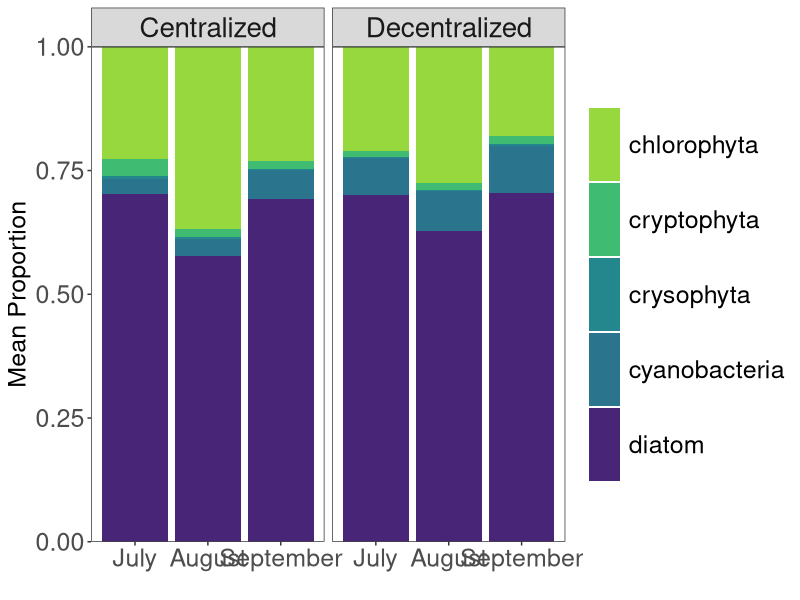
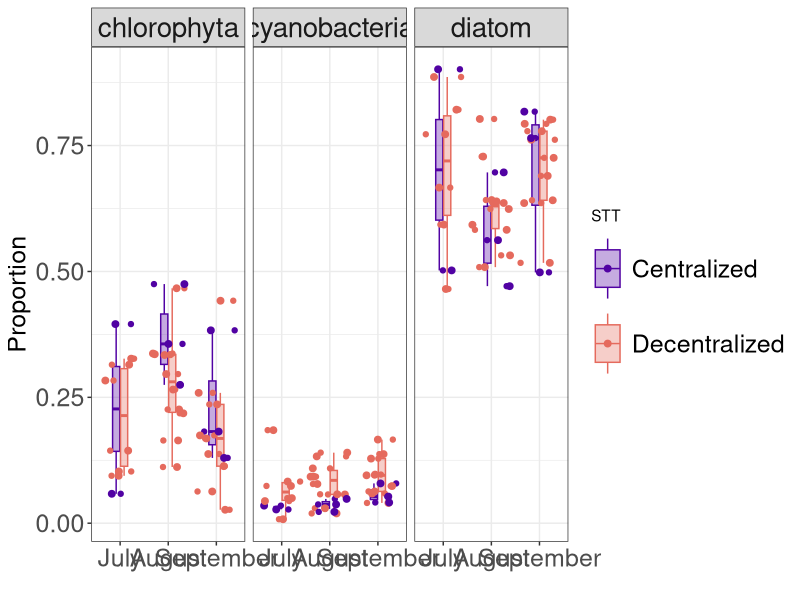

The R script that drew these images, in order: (Note: this script raises an error after producing the figures.)
## This script is associated with an analysis of spatially and 
## and temporally heterogeneous nutrient loading into Flathead
## Lake's nearshore zone. This script is a piece of the 
## overarching analysis and looks mostly at relating 
## periphyton community compositions with wastewater treatment infrastructure
## and a sampling point's temporal position to the tourist 
## season. Questions about this script should be directed to 
## Michael F. Meyer (michael.f.meyer@wsu.edu). 


# 1. Load packages and data -----------------------------------------------

library(tidyverse)
library(vegan)
library(ggrepel)
library(viridis)
library(vegan)
library(car)
library(ggpubr)

periphyton_orig <- read.csv(file = "../cleaned_data/periphyton_abundance.csv",
                            header = TRUE)


# 2. Convert data into proportions ----------------------------------------

periphyton_prop <- periphyton_orig %>%
  select(-volume_ul, -volume_rep, -chlorophyta_filamentts, -date, -notes) %>%
  pivot_longer(cols = c(diatom, chlorophyta, crysophyta, cryptophyta, cyanobacteria),
               names_to = "taxon",
               values_to = "abundance") %>%
  group_by(site, month, rep) %>%
  mutate(total_site_month_rep = sum(abundance)) %>%
  ungroup() %>%
  mutate(prop_site_month_rep = abundance/total_site_month_rep) %>%
  select(-total_site_month_rep, -abundance, -rep) %>%
  group_by(site, month, taxon) %>%
  summarize(average_prop = mean(prop_site_month_rep, na.rm = TRUE)) %>%
  ungroup() %>%
  group_by(site, month) %>%
  mutate(average_prop_sum = sum(average_prop),
         average_prop_norm = average_prop/average_prop_sum) %>%
  select(-average_prop, -average_prop_sum) %>%
  pivot_wider(names_from = taxon, values_from = average_prop_norm) %>%
  ungroup() %>%
  mutate(month = factor(month, levels = c("July", "August", "September"))) %>%
  mutate(stt = ifelse(test = site %in% c("WF", "YB", "FLBS", "HO"), 
                      yes = "centralized", no = "decentralized"),
         tourist_season = ifelse(test = month %in% c("June", "July", "August"), 
                                 yes = "In Season", no = "Out of Season"))

summary(periphyton_prop)


# 3. Univariate Analysis --------------------------------------------------

stt_labels <- c("Centralized", "Decentralized")
names(stt_labels) <- c("centralized", "decentralized")

stacked_bar <- periphyton_prop %>%
  pivot_longer(cols = chlorophyta:diatom, names_to = "taxon" ,values_to = "proportion") %>%
  group_by(stt, month, taxon) %>%
  summarize(mean_proportion = mean(proportion)) %>%
  ungroup() %>%
  group_by(stt, month) %>%
  mutate(sum_mean_prop = sum(mean_proportion),
         proportion = mean_proportion/sum_mean_prop) %>%
  ggplot(aes(x = month, y = proportion, fill = taxon)) +
  geom_bar(stat = "identity") +
  ylab("Mean Proportion") +
  xlab("") +
  scale_fill_manual(values = viridis(40)[c(34,28,19,16,5)], name = NULL) +
  scale_y_continuous(expand = c(0,0)) +
  facet_wrap(~stt, labeller = labeller(stt = stt_labels)) +
  theme_bw() +
  theme(axis.text.x = element_text(size = 18),
        axis.text.y = element_text(size = 18),
        axis.title.y = element_text(size = 18),
        strip.text = element_text(size = 20),
        legend.text = element_text(size = 18),
        legend.key.height = unit(0.75, "in"),
        legend.key.width = unit(0.33, "in"),
        panel.grid = element_blank())

ggsave(filename = "periphyton_stacked_barchart.png", plot = stacked_bar, 
       device = "png", path = "../figures_tables", 
       width = 12, height = 7, units = "in")

peri_boxplot <- periphyton_prop %>%
  pivot_longer(cols = c(chlorophyta:diatom), names_to = "taxon", values_to = "proportion") %>%
  filter(!taxon  %in% c("crysophyta", "cryptophyta")) %>%
  mutate(tourist_season = ifelse(month %in% c("July", "August"), "In Season", "Out of Season")) %>%
  #filter(site %in% c("WF", "BD", "WB", "FLBS", "YB")) %>%
  ggplot(aes(month, proportion, fill = stt, color = stt)) +
  geom_boxplot(alpha = 0.33, width = 0.33, outlier.alpha = 0) +
  geom_jitter() +
  ylab("Proportion") +
  xlab("") +
  geom_jitter(size = 2) +
  scale_color_manual(values = plasma(30)[c(5, 19)], name = "STT", labels = c("Centralized", "Decentralized")) +
  scale_fill_manual(values = plasma(30)[c(5, 19)], name = "STT", labels = c("Centralized", "Decentralized")) +
  facet_grid(~taxon) +
  theme_bw() +
  theme(axis.text.x = element_text(size = 18),
        axis.text.y = element_text(size = 18),
        axis.title.y = element_text(size = 18),
        strip.text = element_text(size = 20),
        legend.text = element_text(size = 18),
        legend.key.height = unit(0.75, "in"),
        legend.key.width = unit(0.33, "in"))

ggsave(filename = "periphyton_boxplot.png", plot = peri_boxplot, 
       device = "png", path = "../figures_tables", 
       width = 16, height = 7, units = "in")


# 4. Multivariate Analysis ------------------------------------------------

periphyton_nmds <- metaMDS(comm = (periphyton_prop[, c(3, 6, 7)]), 
                           distance = "bray", autotransform = TRUE, k = 2)

periphyton_nmds

adonis2(formula = periphyton_prop[, c(3, 6, 7)] ~ stt+tourist_season, 
        data = periphyton_prop, method = "bray", by = "margin", 
        sqrt.dist = TRUE)

# Pull scores from NMDS and add site data
data_scores <- as.data.frame(scores(x = periphyton_nmds))
data_scores$stt <- periphyton_prop %>%
  #filter(!site %in% c("WB", "BB", "YB")) %>%
  pull(stt)
data_scores$tourist_season <- periphyton_prop %>%
  #filter(!site %in% c("WB", "BB", "YB")) %>%
  pull(tourist_season)

data_scores$stt <- periphyton_prop %>%
  #filter(!site %in% c("WB", "BB", "YB")) %>%
  pull(stt)

# Pull species scores from NMDS
species_scores <- as.data.frame(scores(x = periphyton_nmds, display = "species"))
species_scores$species <- rownames(species_scores)

# Plot the NMDS
periphyton_nmds_plot <- ggplot() +
  geom_point(data = data_scores,
             aes(x = NMDS1, y = NMDS2, 
                 fill = stt, shape = tourist_season), 
             size = 10, stroke = 2, color = "grey60", alpha = 0.8) +
  scale_shape_manual(values = c(21, 23), name = "Tourist Season") +
  scale_fill_manual(values = plasma(30)[c(5, 19)], 
                    name = "STT", labels = c("Centralized", "Decentralized")) +
  geom_text_repel(data = species_scores, 
                  aes(x = NMDS1, y = NMDS2, label = species), 
                  size = 9, parse = TRUE) + 
  annotate("label", x = -0.25, y = -0.3, size = 10,
           label = paste("Stress: ", round(periphyton_nmds$stress, digits = 3))) +
  guides(fill = guide_legend(override.aes = list(size=10,
                                                 color = plasma(30)[c(5, 19)])),
         shape = guide_legend(override.aes = list(size=10))) + 
  theme_minimal() +
  theme(legend.position = "right",
        legend.key=element_blank(),
        text = element_text(size = 24))

periphyton_nmds_plot

ggsave(filename = "periphyton_nmds.png", plot = periphyton_nmds_plot, 
       device = "png", path = "../figures_tables", 
       width = 16, height = 12, units = "in")

nmds_stt_boxplot <- data_scores %>%
  select(NMDS1, NMDS2, stt, tourist_season) %>%
  pivot_longer(cols = c(NMDS1, NMDS2), names_to = "NMDS", values_to = "scores") %>%
  ggplot(aes(NMDS, scores, fill = stt)) +
  geom_boxplot(alpha = 0.33, width = 0.2) +
  geom_jitter(aes(color = stt), size = 2, width = 0.25) +
  scale_color_manual(values = plasma(30)[c(5, 19)], name = "STT", labels = c("Centralized", "Decentralized")) +
  scale_fill_manual(values = plasma(30)[c(5, 19)], name = "STT", labels = c("Centralized", "Decentralized")) +
  theme_bw() +
  theme(axis.text.x = element_text(size = 18),
        axis.text.y = element_text(size = 18),
        axis.title.y = element_text(size = 18),
        strip.text = element_text(size = 20),
        axis.title.x = element_blank(),
        legend.text = element_text(size = 18),
        legend.key.height = unit(0.75, "in"),
        legend.key.width = unit(0.33, "in"),
        legend.title = element_text(size = 20))

nmds_tourist_season_boxplot <- data_scores %>%
  select(NMDS1, NMDS2, stt, tourist_season) %>%
  pivot_longer(cols = c(NMDS1, NMDS2), names_to = "NMDS", values_to = "scores") %>%
  ggplot(aes(NMDS, scores, fill = tourist_season)) +
  geom_boxplot(alpha = 0.33, width = 0.2) +
  geom_jitter(aes(color = tourist_season), size = 2, width = 0.25) +
  scale_color_manual(values = viridis(30)[c(5, 19)], name = "Tourist Season") +
  scale_fill_manual(values = viridis(30)[c(5, 19)], name = "Tourist Season") +
  theme_bw() +
  theme(axis.text.x = element_text(size = 18),
        axis.text.y = element_text(size = 18),
        axis.title.y = element_text(size = 18),
        axis.title.x = element_blank(),
        strip.text = element_text(size = 20),
        legend.text = element_text(size = 18),
        legend.key.height = unit(0.75, "in"),
        legend.key.width = unit(0.33, "in"),
        legend.title = element_text(size = 20))

Anova(lm(NMDS2 ~ stt*tourist_season, 
         data = data_scores), type = "II")

Anova(lm(NMDS1 ~ stt*tourist_season, 
         data = data_scores), type = "II")

ggsave(filename = "nmds_stt_boxplot.png", plot = nmds_stt_boxplot, 
       device = "png", path = "../figures_tables", 
       width = 10, height = 8, units = "in")

ggsave(filename = "nmds_tourist_season_boxplot.png", plot = nmds_tourist_season_boxplot, 
       device = "png", path = "../figures_tables", 
       width = 10, height = 8, units = "in")

arranged_plots <- ggarrange(periphyton_nmds_plot, 
                            ggarrange(plotlist = list(nmds_stt_boxplot, nmds_tourist_season_boxplot),
                            ncol = 1, labels = c("B", "C"), font.label = list(size = 24)),
                            ncol = 2, widths = c(2,1), labels = c("A"), font.label = list(size = 24))

ggsave(filename = "combined_nmds_boxplot.png", plot = arranged_plots, 
       device = "png", path = "../figures_tables", 
       width = 20, height = 10, units = "in")
